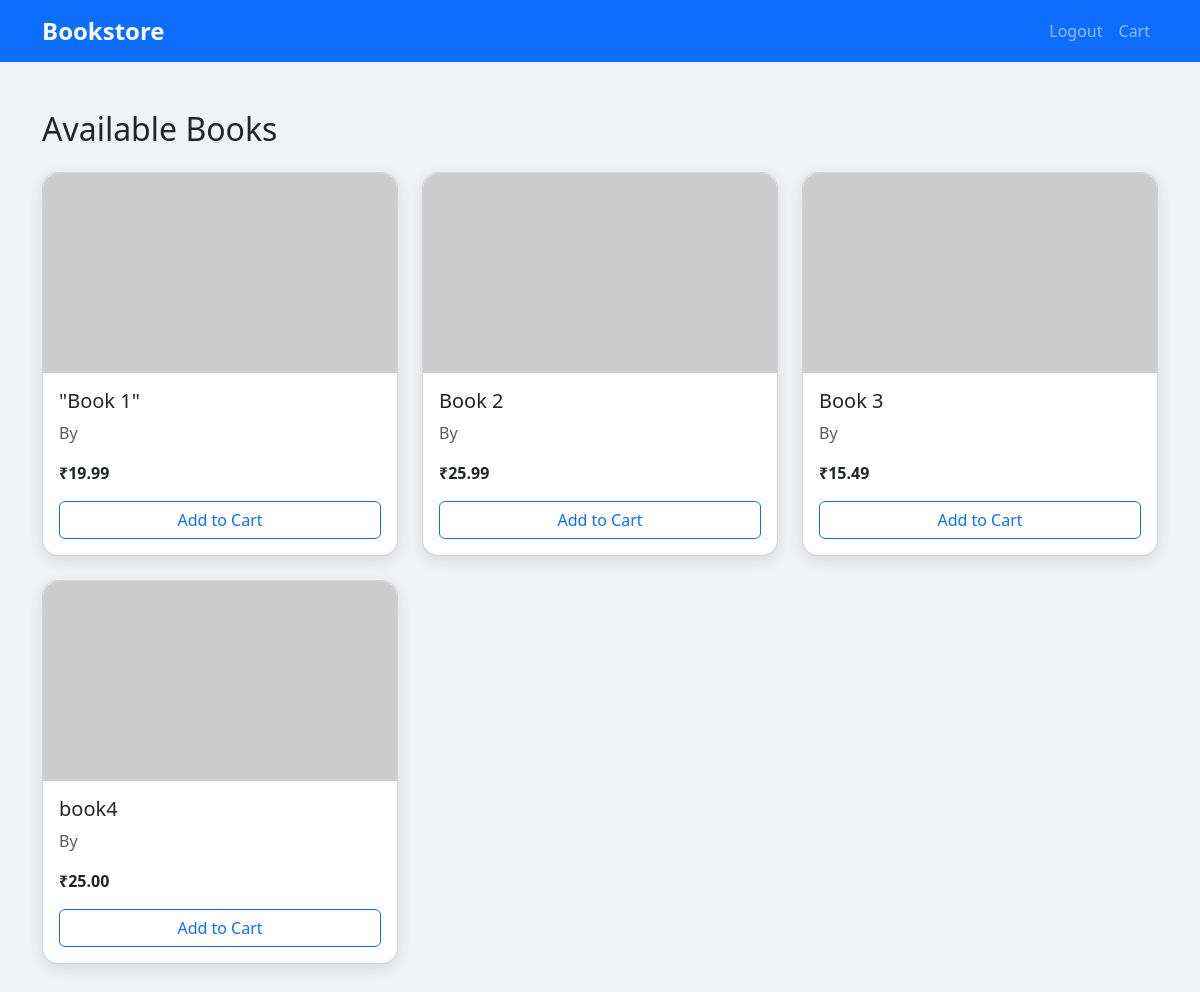
The page / on the database its author committed.
### store/models.py (models this page shows, shortened)
class Book(models.Model):
    title = models.CharField(max_length=100)
    price = models.DecimalField(max_digits=10, decimal_places=2)

### store/views.py (the view)
# urls.py: path('', views.book_list, name='book_list'),
def book_list(request):
    books = Book.objects.all()
    return render(request, 'store/book_list.html', {'books': books})

### store/templates/store/book_list.html (shortened to what this page needs)
<!DOCTYPE html>
<html lang="en">
<head>
    <link href="https://cdn.jsdelivr.net/npm/bootstrap@5.3.0/dist/css/bootstrap.min.css" rel="stylesheet">
</head>
<body>
<nav class="navbar navbar-expand-lg navbar-dark bg-primary">
    <div class="container">
        <a class="navbar-brand" href="{% url 'book_list' %}">Bookstore</a>
        <div class="collapse navbar-collapse justify-content-end">
            <ul class="navbar-nav">
                <li class="nav-item"><a class="nav-link" href="{% url 'logout' %}">Logout</a></li>
                <li class="nav-item"><a class="nav-link" href="{% url 'show_cart' %}">Cart</a></li>
            </ul>
        </div>
    </div>
</nav>
<div class="container py-5">
    <h2 class="mb-4">Available Books</h2>
    <div class="row g-4">
        {% for book in books %}
            <div class="col-md-4">
                <div class="card book-card">
                    {% if book.image %}
                        <img src="{{ book.image.url }}" class="card-img-top book-image" alt="{{ book.title }}">
                    {% else %}
                        <img src="https://via.placeholder.com/300x200?text=No+Image" class="card-img-top book-image" alt="No image">
                    {% endif %}
                    <div class="card-body">
                        <h5 class="card-title">{{ book.title }}</h5>
                        <p class="card-text text-muted">By {{ book.author }}</p>
                        <p class="card-text fw-semibold">₹{{ book.price }}</p>
                        <a href="{% url 'add_to_cart' book.id %}" class="btn btn-outline-primary w-100">Add to Cart</a>
                    </div>
                </div>
            </div>
        {% empty %}
            <p>No books available.</p>
        {% endfor %}
    </div>
</div>
</body>
</html>

### store/templates/store/book_list.html (style rules this page uses)
body { background-color: #f0f2f5; }
.book-card { border-radius: 16px; box-shadow: 0 5px 15px rgba(0,0,0,0.1); transition: transform 0.2s; }
.book-image { height: 200px; object-fit: cover; border-top-left-radius: 16px; border-top-right-radius: 16px; }
.navbar-brand { font-weight: bold; font-size: 1.5rem; }

### rows shown on the page
Book: title "\"Book 1\"", price "19.99"
Book: title "Book 2", price "25.99"
Book: title "Book 3", price "15.49"
Book: title "book4", price "25.00"
